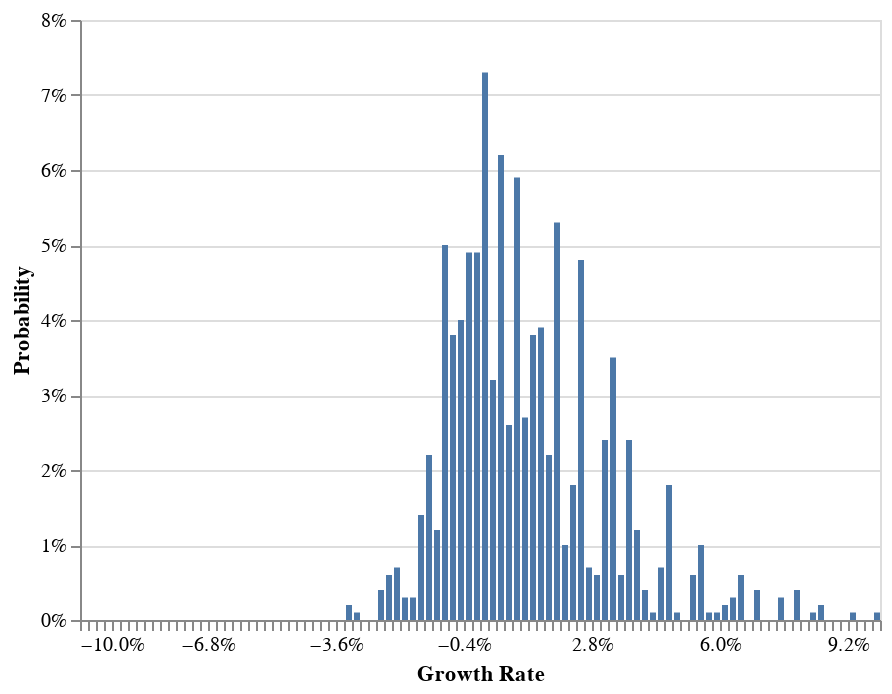

Notebook code for this chart:
### Code cell
kelly_w_bayes_estimate_informed.plot_growth_rate_distribution(
    n_games=N_games, min_max_growth_rate=[-0.1, 0.1], step_size=0.002
)

### Figure 1 — Vega-Lite specification as saved in the notebook (floating-point values rounded to 4 significant figures; data arrays with more than 128 entries replaced by an {"elided": "..."} marker saying what was removed)
{"config": {"view": {"continuousWidth": 400, "continuousHeight": 300}}, "data": {"name": "data-0fb5a690bf3e660b308591a67214ee42"}, "mark": "bar", "encoding": {"x": {"axis": {"format": "%"}, "bin": {"extent": [-0.1, 0.1], "step": 0.002}, "field": "growth_rates", "title": "Growth Rate", "type": "quantitative"}, "y": {"aggregate": "sum", "axis": {"format": "%"}, "field": "pct", "title": "Probability", "type": "quantitative"}}, "transform": [{"joinaggregate": [{"op": "count", "field": "*", "as": "total"}]}, {"calculate": "1 / datum.total", "as": "pct"}], "$schema": "https://vega.github.io/schema/vega-lite/v4.17.0.json", "datasets": {"data-0fb5a690bf3e660b308591a67214ee42": {"elided": "1000 records"}}}
